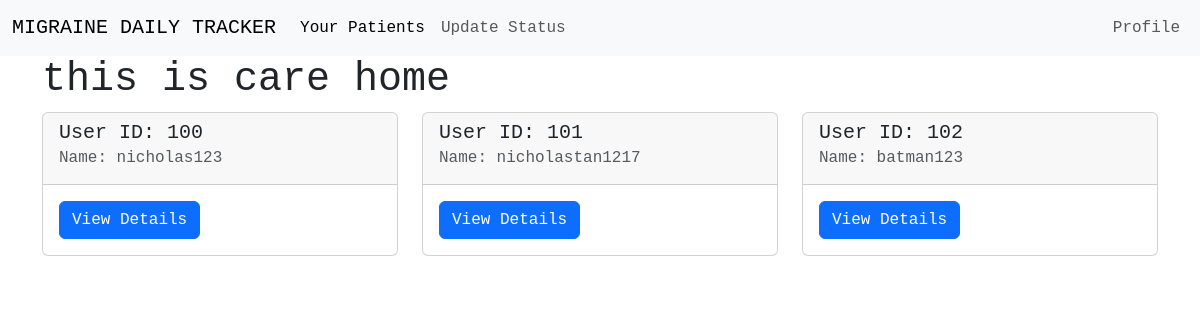
Page /care_home (signed in) on the earlier database version.
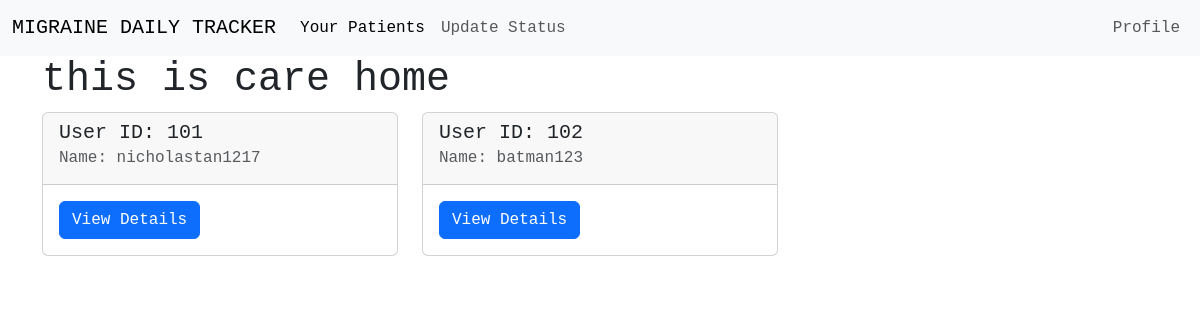
Same page on the later database version.
### website/models.py (models this page shows)
class User(db.Model, UserMixin):
    id = db.Column(db.Integer, primary_key=True, autoincrement=True)
    email = db.Column(db.String(150), unique=True)
    password = db.Column(db.String(150))
    name = db.Column(db.String(150))
    isActive = db.Column(db.Boolean, default=True)
    caretaker_id = db.Column(db.Integer, db.ForeignKey("caretaker.id"))
    caretaker = db.relationship("Caretaker", back_populates="user")

### website/views.py (the view)
@views.route("/care_home")
@login_required
def care_home():
    print(current_user)
    care_id = current_user.id
    print(care_id)
    user_card = (
        db.session.query(
            User.id,
            User.name
        ).filter(
            User.caretaker_id == care_id
        ).all()
    )
    for i in user_card:
        print(i)
    return render_template("care_home.html", user=current_user, user_card=user_card)

### website/__init__.py (called while the page is built)
def create_app():
    app = Flask(__name__)
    app.config["SECRET_KEY"] = "heisenberg"
    app.config["SQLALCHEMY_DATABASE_URI"] = f"sqlite:///{DB_NAME}"
    db.init_app(app)
    from .views import views
    from .auth import auth
    app.register_blueprint(views, url_prefix="/")
    app.register_blueprint(auth, url_prefix="/")
    from .models import User, Caretaker, Admin
    create_database(app)
    login_manager = LoginManager()
    login_manager.login_view = "auth.login"
    login_manager.login_message = "User needs to be logged in to view this page"
    login_manager.login_message_category = "error"
    login_manager.init_app(app)
    @login_manager.user_loader
    def load_user(email):
        u = User.query.get(email)
        c = Caretaker.query.get(email)
        a = Admin.query.get(email)
        return u or c or a
    return app

### website/templates/care_home.html (shortened to what this page needs)
{% extends 'care_base.html' %}
{% block homeActive%}
    nav-link active
{% endblock %}
{% block body %}
    <h1>this is care home</h1>
    <div class="row">
        {% for i in user_card %}
            <div class="col-md-4 mb-3">
                <div class="card">
                    <div class="card-header">
                        <h5 class="card-title">User ID: {{ i[0] }}</h5>
                        <h6 class="card-subtitle mb-2 text-muted">Name: {{ i[1] }}</h6>
                    </div>
                    <div class="card-body">
                        <a href="{{ url_for('views.user_details', user_id=i[0]) }}" class="btn btn-primary">View Details</a>
                    </div>
                </div>
            </div>
        {% endfor %}
    </div>
{% endblock %}

Differences in the rows shown:
no longer on this page (row edited): User: id "100", name "nicholas123"
